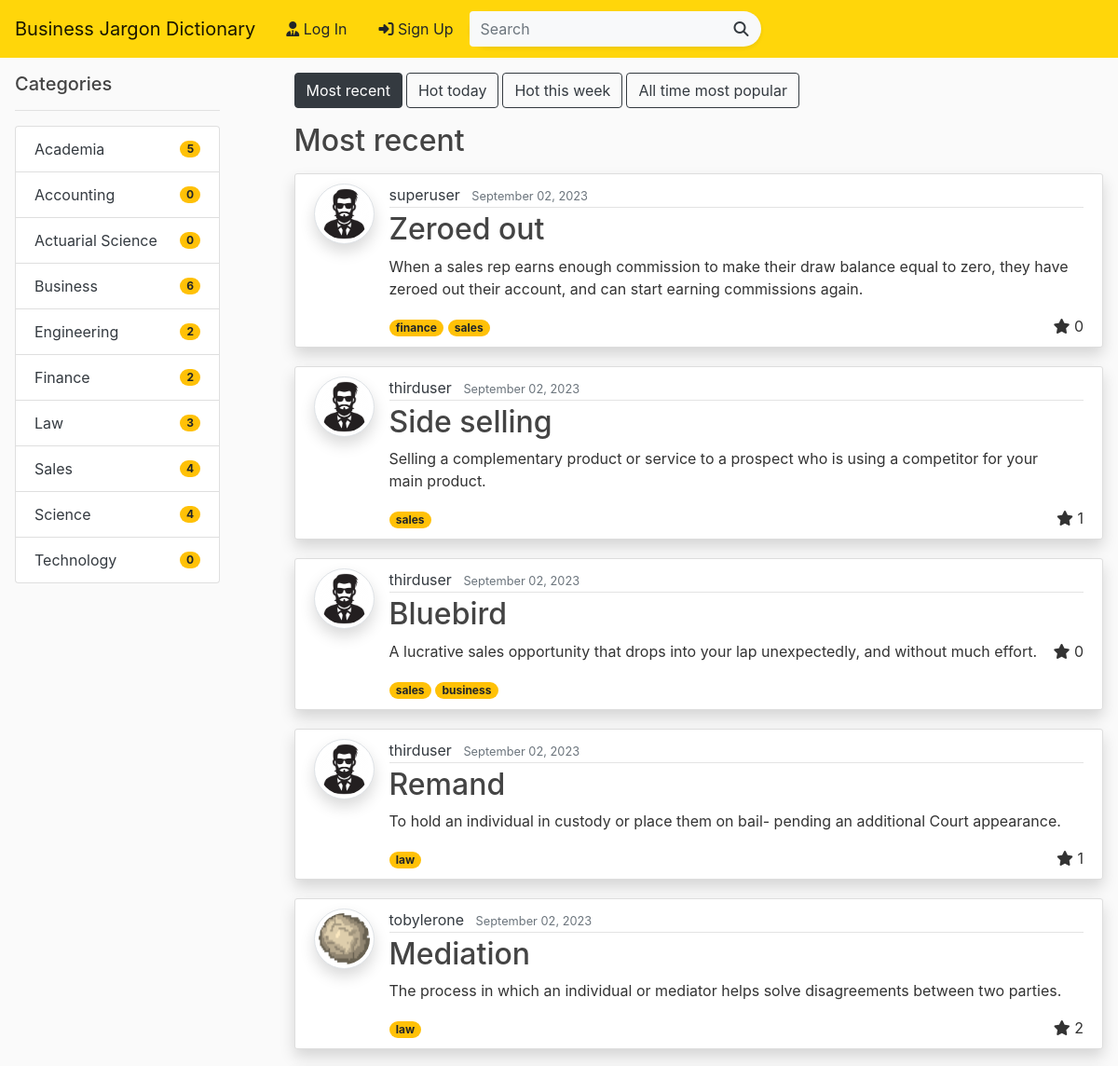
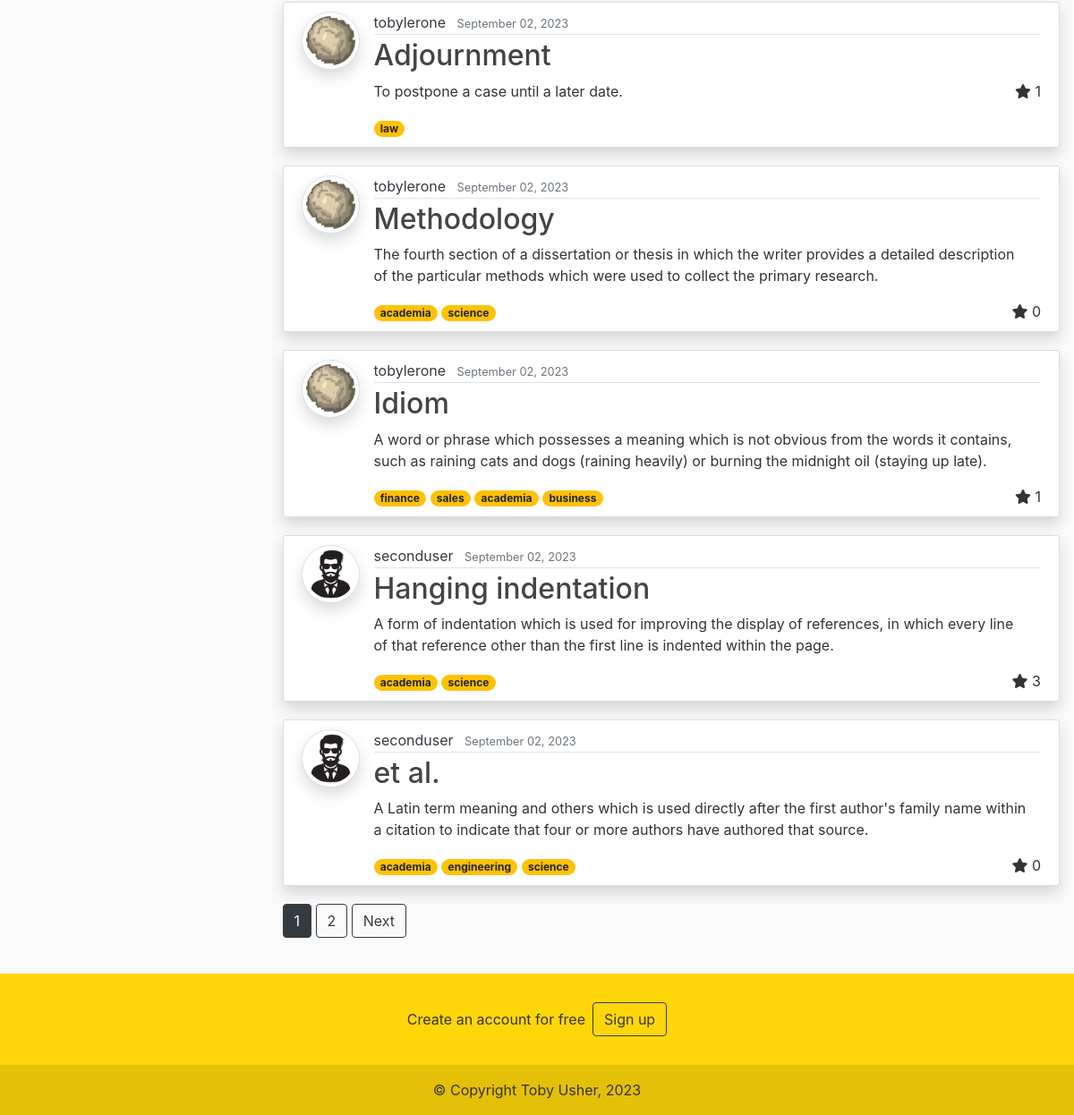
The page / on the database its author committed (2 pictures, top to bottom).
### blog/models.py (models this page shows, shortened)
class Category(models.Model):
	name = models.CharField(max_length=100)

class Definition(models.Model):
	phrase = models.CharField(max_length=100)
	description = models.TextField()
	date_posted = models.DateTimeField(default=timezone.now)
	author = models.ForeignKey(User, on_delete=models.CASCADE)
	likes = models.ManyToManyField(User, related_name='definitions')
	categories = models.ManyToManyField(Category, related_name='definitions')
	def total_likes(self):
		return self.likes.count()
	"""
	def clean(self):

		if self.categories.count() > 5:

			# Validation errors passed back to the form and displayed automatically for children
			# of CreateView and UpdateView
			raise ValidationError(
				"A definition can belong to at most five categories"
				)
	"""

### users/models.py (models this page shows, shortened)
class Profile(models.Model):
    user = models.OneToOneField(User, on_delete=models.CASCADE)
    image = models.ImageField(default='default.png', upload_to='profile_pics')

### blog/views.py (the view)
# urls.py: path('', DefinitionListView.as_view(), name='blog-home-default'),
class DefinitionListView(ListView):
    model = Definition
    template_name = 'blog/home.html'  # <app>/<model>_<viewtype>.html
    context_object_name = 'definitions'
    paginate_by = constants.DEFINITIONS_PER_PAGE
    def get_queryset(self) -> QuerySet[Any]:
        ordering = self.kwargs.get('ordering', 'most-recent')
        now = datetime.now()
        ordering_map = {
            'most-recent': Definition.objects.order_by('-date_posted'),
            'popular-day': Definition.objects.filter(Q(date_posted__gte=(now - timedelta(days=1)))).order_by('likes'),
            'popular-week': Definition.objects.filter(Q(date_posted__gte=(now - timedelta(weeks=1)))).order_by('likes'),
            'popular-all-time': Definition.objects.order_by('likes'),
        }
        return ordering_map.get(ordering, Definition.objects.order_by('-date_posted'))
    def get_context_data(self, **kwargs):
        context = super().get_context_data(**kwargs)
        context['categories'] = Category.objects.all().order_by('name')
        ordering = self.kwargs.get('ordering')
        ordering = (
            ordering
            if ordering in ['most-recent', 'popular-day', 'popular-week', 'popular-all-time']
            else 'most-recent'
            )
        context['ordering'] = ordering
        list_title_map = {
            'most-recent' : 'Most recent',
            'popular-day': 'Hot today',
            'popular-week': 'Hot this week',
            'popular-all-time': 'All time most popular'
        }
        context['list_title'] = list_title_map[ordering]
        return context

### blog/templatetags/blog_filters.py (called while the page is built)
@register.filter
def ordering_button_style(ordering, current_ordering):
    if ordering == current_ordering:
        return 'btn btn-dark'
    else:
        return 'btn btn-outline-dark'

@register.filter
def count_definitions_in_category(category):
    return category.definitions.count()

### blog/templates/blog/home.html (shortened to what this page needs)
{% extends "blog/base.html" %}
{% load blog_filters %}
{% block content %}
<div class="row">
  <div class="col-3 d-none d-md-flex">
    {% include 'blog/sidebar_left.html' %}
  </div>
  <div class="col">
    <div class="select-category d-none d-md-flex">
      <a href="{% url 'blog-home-ordered' 'most-recent' %}" class="{{ 'most-recent'|ordering_button_style:ordering }} mr-1">Most recent</a>
      <a href="{% url 'blog-home-ordered' 'popular-day' %}" class="{{ 'popular-day'|ordering_button_style:ordering }} mr-1">Hot today</a>
      <a href="{% url 'blog-home-ordered' 'popular-week' %}" class="{{ 'popular-week'|ordering_button_style:ordering }} mr-1">Hot this week</a>
      <a href="{% url 'blog-home-ordered' 'popular-all-time' %}" class="{{ 'popular-all-time'|ordering_button_style:ordering }}">All time most popular</a>
    </div>
    <h2 class="mt-3">{{ list_title }}</h2>
    {% include 'blog/definition_list.html' %}
  </div>
</div>
{% endblock content %}

### blog/templates/blog/sidebar_left.html
{% load blog_filters %}
<div id="sidebar-wrapper">
    <h5>Categories</h5>
    <hr>
    <ul class="list-group sidebar-nav">
        {% for category in categories %}
        <li class="list-group-item d-flex justify-content-between align-items-center text-black">
        <a href="{% url 'category' category.name %}" class="text-dark">{{category.name|title}}</a>
        <span class="badge badge-warning badge-pill ml-4">{{ category|count_definitions_in_category }}</span>
        </li>
        {% endfor %}
    </ul>
</div>

### blog/templates/blog/definition_list.html (shortened to what this page needs)
{% for definition in definitions %}
  <article class="media content-section shadow mt-3">
    <a href="{{ definition.author.profile.image.url }} " target="_blank"> <img src="{{ definition.author.profile.image.url }}  " alt="" class="article-img rounded-circle img-thumbnail img-fluid shadow"></a>
    <div class="media-body">
      <div class="article-metadata">
        <a class="mr-2 text-dark" href="{% url 'user-definitions' definition.author.username %}">{{ definition.author }}</a>
        <small class="text-muted">{{ definition.date_posted|date:"F d, Y" }}</small>
      </div>
      <h2><a class="article-title" href="{% url 'definition-detail' definition.id %}">{{ definition.phrase }}</a></h2>
      <p class="article-content mr-3">{{ definition.description }}</p>
      {% if user.is_authenticated %}
        {% if definition.author != user %}
        <form class="like-form float-right" action="{% url 'definition-like' definition.pk %}" method="POST">
          {% csrf_token %}
          <input type="hidden" name="definition_id" value="{{ definition.id }}">
          {% if user in definition.likes.all %}
          <button type="submit" class="btn btn-warning btn-d">
            <i class="fas fa-star"></i>
              <span class="like-count">{{ definition.total_likes }}</span>
          </button>
          {% else %}
          <button type="submit" class="btn btn-outline-dark btn-d">
          <i class="fas fa-star"></i>
            <span class="like-count">{{ definition.total_likes }}</span>
          </button>
          {% endif %}
        </form>
        {% endif %}
      {% else %}
      <span class="float-right">
        <i class="fas fa-star"></i>
          <span class="like-count">{{ definition.total_likes }}</span>
      </span>
      {% endif %}
      <div>
        {% for category in definition.categories.all %}
          <a href="{% url 'category' category.name %}" class="badge badge-warning badge-pill">{{ category.name }}</a>
        {% endfor %}
      </div>
    </div>
  </article>
{% empty %}
  <article class="media content-section shadow mt-3">
    <h3 class="mb-3 mt-1">No definitions to show!</h3>
  </article>
{% endfor %}
{% if is_paginated %}
{% for num in page_obj.paginator.page_range %}
  {% if page_obj.number == num %}
    <a class="btn btn-dark mb-4" href="?page={{ num }}">{{ num }}</a>
  {% elif num > page_obj.number|add:'-2' and num < page_obj.number|add:'2' %}
    <a class="btn btn-outline-dark mb-4" href="?page={{ num }}">{{ num }}</a>
  {% endif %}
{% endfor %}
{% if page_obj.has_next %}
  <a class="btn btn-outline-dark mb-4" href="?page={{ page_obj.next_page_number }}">Next</a>
{% endif %}
{% endif %}

### blog/static/blog/main.css (style rules this page uses)
body { background: #fafafa; color: #333333; margin-top: 0; position: relative; min-height: 100vh; display: flex; flex-direction: column; }
h1, h2, h3, h4, h5, h6 { color: #444444; }
ul { margin: 0; }
.content-section { background: #ffffff; padding: 10px 20px; border: 1px solid #dddddd; border-radius: 3px; margin-bottom: 20px; }
.article-title { color: #444444; }
.article-content { white-space: pre-line; }
.article-img { height: 65px; width: 65px; margin-right: 16px; }
.article-metadata { padding-bottom: 1px; margin-bottom: 4px; border-bottom: 1px solid #e3e3e3 }
.article-content { display: inline-block; }

### rows shown on the page
Category: name "Academia", id "5", name "academia"
Category: name "Accounting", id "0"
Category: name "Actuarial Science", id "0"
Category: name "Business", id "6", name "business"
Category: name "Engineering", id "2", name "engineering"
Category: name "Finance", id "2", name "finance"
Category: name "Law", id "3", name "law"
Category: name "Sales", id "4", name "sales"
Category: name "Science", id "4", name "science"
Category: name "Technology", id "0"
Definition: author.profile.image (placeholder picture), author "superuser", date_posted "September 02, 2023", phrase "Zeroed out", description "When a sales rep earns enough commission to make their draw balance equal to zero, they have zeroed out their account, and can start earning commissions again.", total_likes "0"
Definition: author.profile.image (placeholder picture), author "thirduser", date_posted "September 02, 2023", phrase "Side selling", description "Selling a complementary product or service to a prospect who is using a competitor for your main product.", total_likes "1"
Definition: author.profile.image (placeholder picture), author "thirduser", date_posted "September 02, 2023", phrase "Bluebird", description "A lucrative sales opportunity that drops into your lap unexpectedly, and without much effort.", total_likes "0"
Definition: author.profile.image (placeholder picture), author "thirduser", date_posted "September 02, 2023", phrase "Remand", description "To hold an individual in custody or place them on bail- pending an additional Court appearance.", total_likes "1"
Definition: author.profile.image (picture), author "tobylerone", date_posted "September 02, 2023", phrase "Mediation", description "The process in which an individual or mediator helps solve disagreements between two parties.", total_likes "2"
Definition: author.profile.image (picture), author "tobylerone", date_posted "September 02, 2023", phrase "Adjournment", description "To postpone a case until a later date.", total_likes "1"
Definition: author.profile.image (picture), author "tobylerone", date_posted "September 02, 2023", phrase "Methodology", description "The fourth section of a dissertation or thesis in which the writer provides a detailed description of the particular methods which were used to collect the primary research.", total_likes "0"
Definition: author.profile.image (picture), author "tobylerone", date_posted "September 02, 2023", phrase "Idiom", description "A word or phrase which possesses a meaning which is not obvious from the words it contains, such as raining cats and dogs (raining heavily) or burning the midnight oil (staying up late).", total_likes "1"
Definition: author.profile.image (placeholder picture), author "seconduser", date_posted "September 02, 2023", phrase "Hanging indentation", description "A form of indentation which is used for improving the display of references, in which every line of that reference other than the first line is indented within the page.", total_likes "3"
Definition: author.profile.image (placeholder picture), author "seconduser", date_posted "September 02, 2023", phrase "et al.", description "A Latin term meaning and others which is used directly after the first author's family name within a citation to indicate that four or more authors have authored that source.", total_likes "0"

### other values the page prints
{{ list_title }} "Most recent"
{{ num }} "1"
{{ num }} "2"
